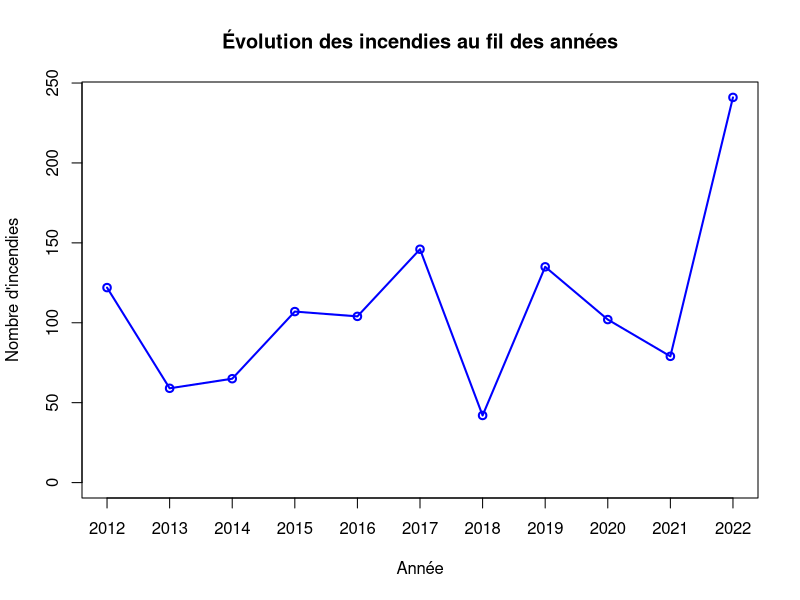

Here is the R script that generated this plot:
## ---- chunk 1
# Charger les données
donnees <- read.csv("../Data/donnees_incendies.csv")

annee_freq <- table(donnees$annee)

# Créer un graphique en ligne
plot(annee_freq, 
     type="o",  # "o" pour un graphique avec des points et des lignes
     col="blue", 
     main="Évolution des incendies au fil des années", 
     xlab="Année", 
     ylab="Nombre d'incendies")
